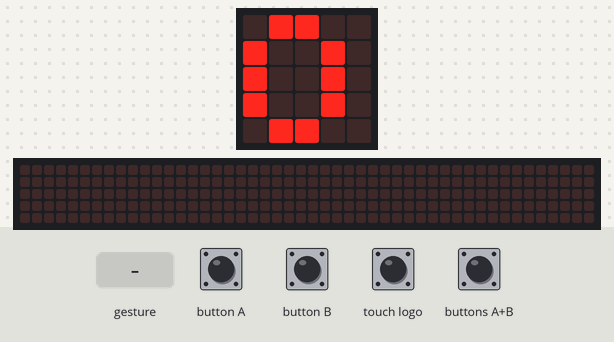
The program below on a simulated BBC micro:bit (MakeCode). Shown: the board's 5×5 LED display, a strip that is not on the board, showing the scrolling text unrolled. The test bench sets the inputs (shaded band). A tilt is held for 1.5 s and a shake lasts 1 s, then the board lies face up again; the 48×5 strip is a reading aid, not a part: it shows the text the display is scrolling, unrolled, one strip-width of it at a time.

Above: at 1.2 s.
1.3 s: button A pressed for 0.15 s
At 1.81 s:
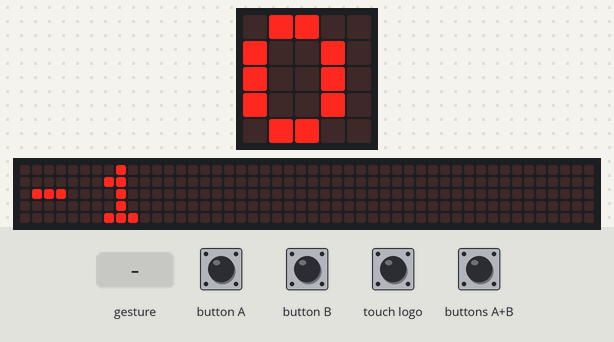
2.0 s: button B pressed for 0.15 s
2.7 s: touch logo pressed for 0.15 s
3.4 s: buttons A+B pressed for 0.15 s
4.1 s: gesture 'shake'
At 7.03 s:
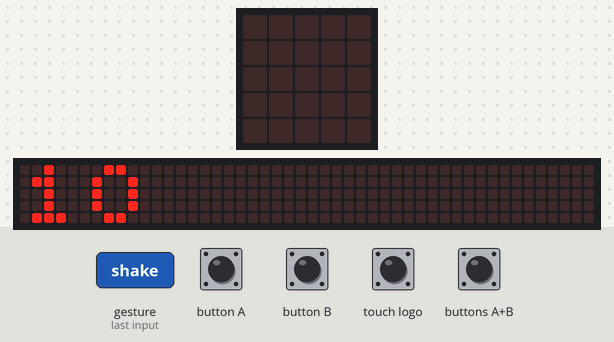
7.1 s: touch logo pressed for 1 s
At 8.5 s:
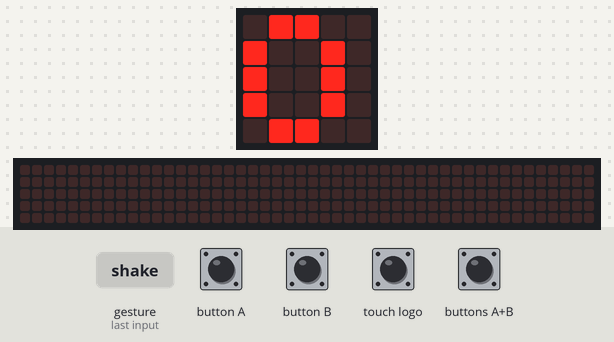
Timing chart, 0 to 10.1 s (numbered marks = the images above; inputs shaded):
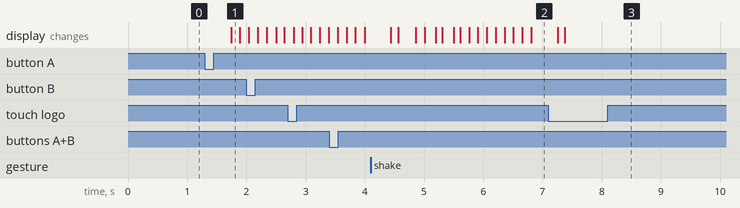

Measured:
- after the input at 1.3 s, the display: changes after 0.44 s (image 1)

The program:

main.ts
```typescript
input.onButtonPressed(Button.A, function () {
    numero += -1
})
input.onGesture(Gesture.Shake, function () {
    numero += 10
})
input.onButtonPressed(Button.AB, function () {
    numero = 0
})
input.onButtonPressed(Button.B, function () {
    numero += 1
})
input.onLogoEvent(TouchButtonEvent.Touched, function () {
    numero += -10
})
let numero = 0
numero = 0
basic.forever(function () {
    basic.showNumber(numero)
    basic.pause(100)
})
```

test.ts
```typescript
// aquí va el archivo "tests"; esto no se compilará cuando este paquete se utilice como una extensión.
```
